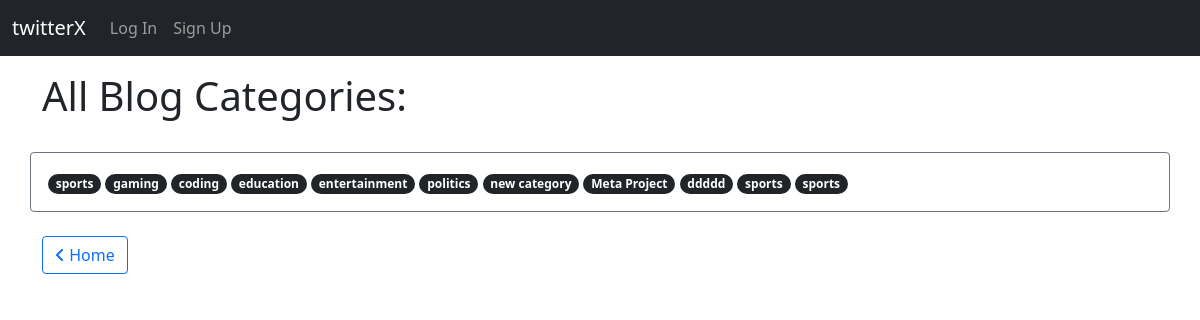
The page /allCategories on the database its author committed.
### app/models.py (models this page shows)
class Category(models.Model):
    name = models.CharField(max_length=255)
    def __str__(self):
        return self.name

### app/views.py (the view)
# urls.py: path('allCategories', views.allCategories, name='allCategories'),
def allCategories(request):
    all_posts = Post.objects.all()
    all_catgs = Category.objects.all()
    context_dict = {
        'posts': all_posts,
        'categories': all_catgs,
    }
    return render(request, 'app/all_categories.html', context_dict)

### app/templates/app/all_categories.html (shortened to what this page needs)
{% load static %}
<!DOCTYPE html>
<html lang="en">
<head>
    <link href="https://cdn.jsdelivr.net/npm/bootstrap@5.1.3/dist/css/bootstrap.min.css" rel="stylesheet"
>
</head>
<body>
    <nav class="fixed-top navbar navbar-expand-lg navbar-dark bg-dark">
        <div class="container-fluid">
            <a class="navbar-brand" href="{% url 'home' %}">twitterX</a>
            <div class="collapse navbar-collapse" id="navbarSupportedContent">
                <ul class="navbar-nav me-auto mb-2 mb-lg-0">
                    {% if user.is_authenticated %}
                    <li class="nav-item">
                        <a class="add nav-link" href="{% url 'addPost' %}">Add Post</a>
                    </li>
                    <li class="nav-item">
                        <a class="add nav-link" href="{% url 'addCategory' %}">Add Category</a>
                    </li>
                    <li class="nav-item">
                        <a class="btn btn-primary text-white add nav-link" href="{% url 'logout' %}">Logout</a>
                    </li>
                    {% else %}
                    <li class="nav-item">
                        <a class="nav-link" href="{% url 'login' %}">Log In</a>
                    </li>
                    <li class="nav-item">
                        <a class="nav-link" href="{% url 'register' %}">Sign Up</a>
                    </li>
                    {% endif %}
            </div>
        </div>
    </nav>
    <br>
    <br>
    <br>
    <h1 class="container">All Blog Categories:</h1>
    <br>
    <div class="catg container border border-secondary rounded">
        {% for item in categories %}
        <a href="{% url 'categoryPosts' item %}"><span class="badge rounded-pill bg-dark">{{ item }}</span></a>
        {% endfor %}
    </div>
    <br>
    <div class="container">
        <a class="btn btn-outline-primary" href="{% url 'home' %}"><i class="fa-solid fa-angle-left"></i> Home</a>
    </div>
</body>
</html>

### app/templates/app/all_categories.html (style rules this page uses)
.catg { padding: 17px; }

### rows shown on the page
Category: name "sports"
Category: name "gaming"
Category: name "coding"
Category: name "education"
Category: name "entertainment"
Category: name "politics"
Category: name "new category"
Category: name "Meta Project"
Category: name "ddddd"
Category: name "sports"
Category: name "sports"
